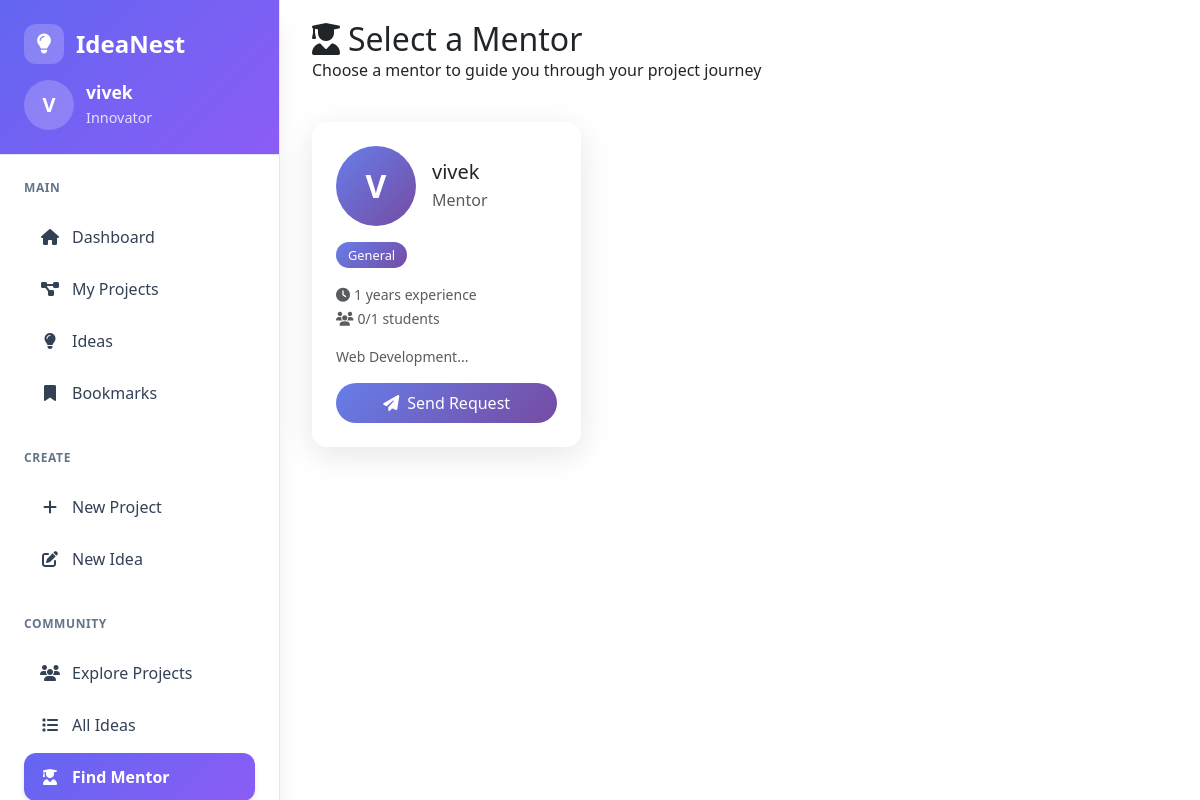
The app's page /user/select_mentor.php (signed in) with its own data.
### tables this page shows
CREATE TABLE `mentors` (
                           `id` int(11) NOT NULL,
                           `user_id` int(11) NOT NULL,
                           `specialization` varchar(255) NOT NULL,
                           `experience_years` int(11) DEFAULT 0,
                           `max_students` int(11) DEFAULT 5,
                           `current_students` int(11) DEFAULT 0,
                           `bio` text DEFAULT NULL,
                           `linkedin_url` varchar(255) DEFAULT NULL,
                           `github_url` varchar(255) DEFAULT NULL,
                           `created_at` timestamp NOT NULL DEFAULT current_timestamp()
);

CREATE TABLE `register` (
                            `id` int(11) NOT NULL,
                            `name` varchar(100) NOT NULL,
                            `email` varchar(100) NOT NULL,
                            `enrollment_number` varchar(50) NOT NULL,
                            `gr_number` varchar(50) NOT NULL,
                            `password` varchar(255) NOT NULL,
                            `about` varchar(500) NOT NULL,
                            `phone_no` varchar(20) DEFAULT NULL,
                            `department` varchar(100) DEFAULT NULL,
                            `passout_year` year(4) NOT NULL,
                            `user_image` text NOT NULL DEFAULT '',
                            `google_id` varchar(255) DEFAULT NULL,
                            `email_notifications` tinyint(1) DEFAULT 1,
                            `last_notification_sent` datetime DEFAULT NULL,
                            `github_token` text DEFAULT NULL,
                            `role` enum('student','mentor','admin') DEFAULT 'student',
                            `expertise` text DEFAULT NULL,
                            `mentor_rating` decimal(3,2) DEFAULT 0.00,
                            `is_available` tinyint(1) DEFAULT 1
);

### user/select_mentor.php (the view, shortened to what this page needs)
<?php
require_once '../Login/Login/db.php';
$mentors_query = "SELECT r.id, r.name, r.email, r.department, m.specialization, m.experience_years, m.bio, m.max_students, m.current_students
                  FROM register r
                  JOIN mentors m ON r.id = m.user_id
                  WHERE r.role = 'mentor' AND r.is_available = 1 AND m.current_students < m.max_students
                  ORDER BY r.name";
$mentors_result = $conn->query($mentors_query);
include 'layout.php';
?>
<!DOCTYPE html>
<html lang="en">
<head>
    <link href="https://cdn.jsdelivr.net/npm/bootstrap@5.3.0/dist/css/bootstrap.min.css" rel="stylesheet">
    <link rel="stylesheet" href="https://cdnjs.cloudflare.com/ajax/libs/font-awesome/6.4.0/css/all.min.css">
</head>
<body>
    <div class="main-content">
        <div class="container-fluid">
            <div class="row mb-4">
                <div class="col-12">
                    <h2 class="text-purple mb-0"><i class="fas fa-user-graduate me-2"></i>Select a Mentor</h2>
                    <p class="text-purple-50">Choose a mentor to guide you through your project journey</p>
                </div>
            </div>
            <div class="row">
                <?php if ($mentors_result->num_rows > 0): ?>
                    <?php while ($mentor = $mentors_result->fetch_assoc()): ?>
                        <div class="col-lg-6 col-xl-4 mb-4">
                            <div class="mentor-card p-4 h-100">
                                <div class="d-flex align-items-center mb-3">
                                    <div class="mentor-avatar me-3">
                                        <?= strtoupper(substr($mentor['name'], 0, 1)) ?>
                                    </div>
                                    <div>
                                        <h5 class="mb-1"><?= htmlspecialchars($mentor['name']) ?></h5>
                                        <p class="text-muted mb-0"><?= htmlspecialchars($mentor['department']) ?></p>
                                    </div>
                                </div>
                                <div class="mb-3">
                                    <span class="specialization-badge"><?= htmlspecialchars($mentor['specialization']) ?></span>
                                </div>
                                <div class="mb-3">
                                    <small class="text-muted">
                                        <i class="fas fa-clock me-1"></i><?= $mentor['experience_years'] ?> years experience
                                    </small>
                                    <br>
                                    <small class="text-muted">
                                        <i class="fas fa-users me-1"></i><?= $mentor['current_students'] ?>/<?= $mentor['max_students'] ?> students
                                    </small>
                                </div>
                                <?php if ($mentor['bio']): ?>
                                    <p class="text-muted small mb-3"><?= htmlspecialchars(substr($mentor['bio'], 0, 100)) ?>...</p>
                                <?php endif; ?>
                                <button class="btn btn-request text-white w-100" data-bs-toggle="modal" data-bs-target="#requestModal"
                                        data-mentor-id="<?= $mentor['id'] ?>" data-mentor-name="<?= htmlspecialchars($mentor['name']) ?>">
                                    <i class="fas fa-paper-plane me-2"></i>Send Request
                                </button>
                            </div>
                        </div>
                    <?php endwhile; ?>
                <?php endif; ?>
            </div>
        </div>
    </div>
</body>
</html>

### user/select_mentor.php (style rules this page uses)
body { background: min-height: 100vh; }
.main-content { margin-left: 280px; padding: 20px; }
.mentor-card { background: rgba(255, 255, 255, 0.95); border-radius: 15px; box-shadow: 0 8px 32px rgba(0, 0, 0, 0.1); transition: transform 0.3s ease; }
.mentor-avatar { width: 80px; height: 80px; border-radius: 50%; background: linear-gradient(135deg, #667eea, #764ba2); display: flex; align-items: center; justify-content: center; color: white; font-size: 2rem; font-weight: bold; }
.btn-request { background: linear-gradient(135deg, #667eea, #764ba2); border: none; border-radius: 25px; padding: 8px 20px; }
.specialization-badge { background: linear-gradient(135deg, #667eea, #764ba2); color: white; border-radius: 15px; padding: 4px 12px; font-size: 0.8rem; }

### records on screen
mentors: user.name "V", user.name "vivek", user.department "Mentor", specialization "General", experience_years "1", current_students "0", max_students "1", bio "Web Development"

### other values on screen
$user_initial "V"
$user_name "vivek"
